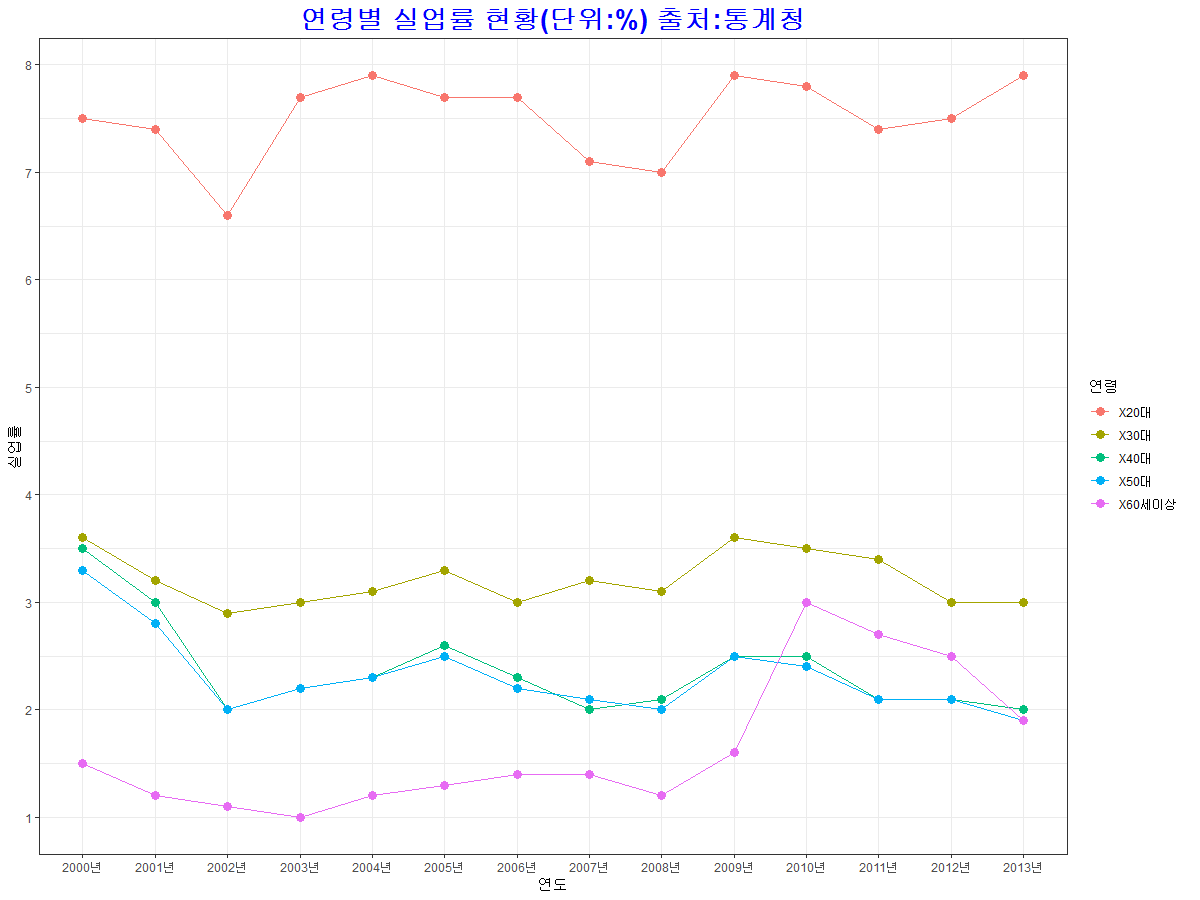

Source code (R):
# 미션 3-3. 취직하기가 정말 어렵네요

setwd("D:/Workspace/R-Lecture/Part2/Stage3_StructureData/도전미션 3-3 - 취직하기가 정말 어렵네요")
library(ggplot2)
library(reshape2)

data1 <- read.csv("2000-2013년 연령별실업율_연령별평균_세로.csv")
long_data1 <- melt(data1, id = c("연도"), variable.name = "연령", value.name = "실업률")
head(long_data1, 10)
class(long_data1)

ggplot(long_data1, aes(x=연도, y=실업률, group =연령, color = 연령)) +
  geom_line() +
  geom_point(size=3) +
  labs(title = "연령별 실업률 현황(단위:%) 출처:통계청") +
  theme_bw() +
  theme(plot.title = element_text(hjust = 0.5)) +
  theme(plot.title=element_text(face="bold", size=20, color="blue")) +
  scale_y_continuous(breaks=seq(0, 10, 1))
